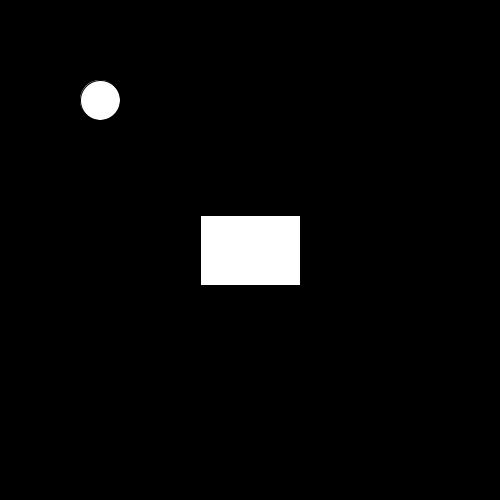
Frame 1 (no input)
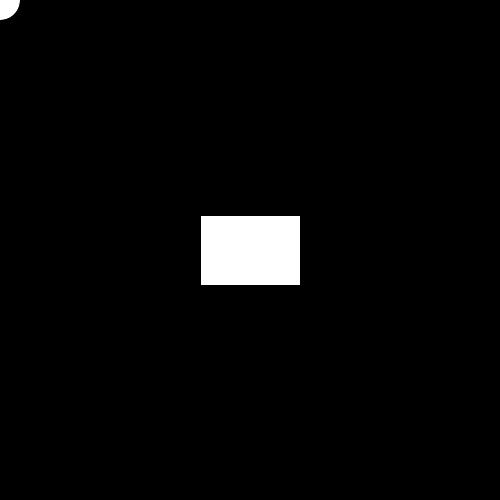
Frame 60 (the mouse pressed at the canvas centre just before this capture)
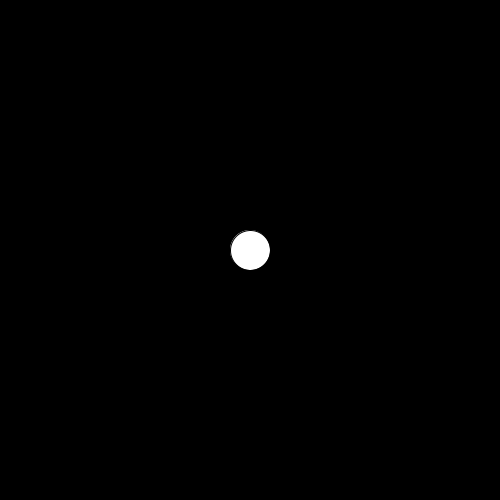
Frame 120 (the mouse held since frame 60 and released just before this capture)

The Processing sketch that drew these frames (run headless with seeded random() and noise(); from frame 60 on, the mouse is pressed at the canvas centre):

// Processing sketch: Ejercicio_17
// ── Ejercicio_17.pde
PVector posLink;
PVector posTesoro;
public void setup() {
size(500, 500);
posLink = new PVector(100, 100);
posTesoro = new PVector(width / 2, height / 2);
}
public void draw() {
background(0);
dibujarLink();
posLink.x = mouseX;
posLink.y = mouseY;
validarDibujarTesoro();
}
public void dibujarLink() {
circle(posLink.x, posLink.y, 40);
}
public void dibujarTesoro() {
rectMode(CENTER);
rect(posTesoro.x, posTesoro.y, 100, 70);
}
public float obtenerDistancia() {
float distancia = 0;
float cateto1 = posTesoro.x - posLink.x;
float cateto2 = posTesoro.y - posLink.y;
distancia = sqrt(pow(cateto1, 2) + pow(cateto2, 2));
return distancia;
}
public void validarDibujarTesoro() {
if (obtenerDistancia()<100){
println("Debe desaparecer el tesoro");
} else {
dibujarTesoro();
}
}
